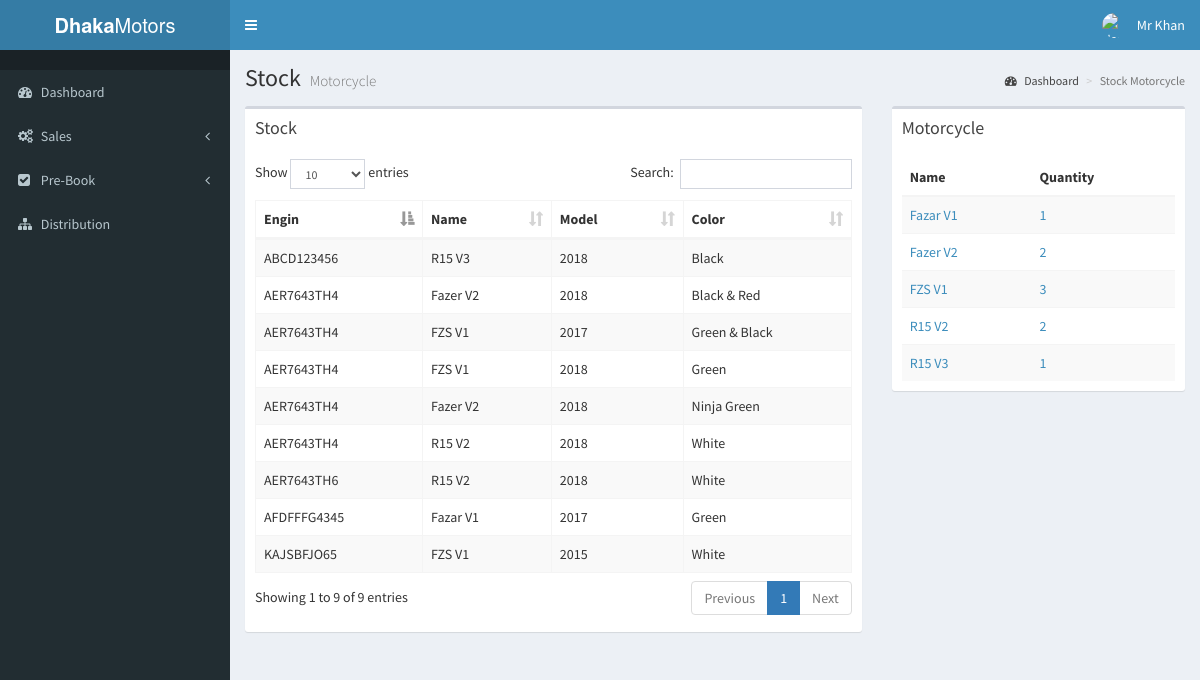
The page /pages/Manager/branch1.php (signed in) on the database its author committed.
### tables this page shows
CREATE TABLE `motorcycle_info` (
  `mID` int(11) NOT NULL,
  `mType` varchar(30) NOT NULL,
  `mName` varchar(30) NOT NULL,
  `model` varchar(100) NOT NULL,
  `engineNo` varchar(30) NOT NULL,
  `chassisNo` varchar(30) NOT NULL,
  `cc` int(10) NOT NULL,
  `color` varchar(30) NOT NULL,
  `price` varchar(30) NOT NULL,
  `sID` int(11) DEFAULT NULL,
  `saleID` int(11) DEFAULT NULL,
  `cID` int(11) DEFAULT NULL,
  `warranty` date NOT NULL,
  `reg` varchar(50) NOT NULL
);

### pages/Manager/branch1.php (the view)
<?php
 include 'layout/head.php';
?>
  <div class="content-wrapper">
    <section class="content-header">
      <h1>
       Stock
        <small>Motorcycle</small>
      </h1>
      <ol class="breadcrumb">
        <li><a href="#"><i class="fa fa-dashboard"></i> Dashboard</a></li>
        <li class="active">Stock Motorcycle</li>
      </ol>
    </section>
    <section class="content">
      <div class="row">
        <div class="col-xs-8">
          <div class="box">
            <div class="box-header">
              <h3 class="box-title">Stock</h3>
            </div>
            <div class="box-body">
              <table id="example1" class="table table-bordered table-striped">
                <thead>
                <tr>
									<th>Engin</th>
									<th>Name</th>
									<th>Model</th>
									<th>Color</th>
                </tr>
                </thead>
                <tbody>
									<?php
									$con=mysqli_connect('localhost','root','','dhaka_motors');
									$query="select *
											from motorcycle_info m, stock_info s
											where m.sID=s.sID
											and s.dealer_id=1
											and m.saleID = 0";
										$result=mysqli_query($con,$query);
										if(mysqli_num_rows($result)>0){
											while($row=mysqli_fetch_array($result, MYSQLI_ASSOC)){
											echo "<tr>";
											echo "<td>".$row['engineNo']."</td>";
											echo "<td>".$row['mName']."</td>";
											echo "<td>".$row['model']."</td>";
											echo "<td>".$row['color']."</td>";
											echo "</tr>";
													}
										}
									?>
								</tbody>
              </table>
            </div>
          </div>
        </div>
				<div class="col-xs-4">
          <div class="box">
            <div class="box-header">
              <h3 class="box-title">Motorcycle</h3>
            </div>
            <div class="box-body">
              <table class="table table-striped">
                <thead>
                <tr>
									<th>Name</th>
									<th>Quantity</th>
                </tr>
                </thead>
                <tbody>
								<?php
												$connection=mysqli_connect("localhost","root","","dhaka_motors");
												$query="select mName, count(mID)
														from motorcycle_info m, stock_info s
														where m.sID=s.sID
														and s.dealer_id=1
														and saleID='0'
														group by mName";
												$result=mysqli_query($connection,$query);
												if(mysqli_num_rows($result)>0){
													while($row=mysqli_fetch_array($result, MYSQLI_ASSOC)){
													echo "<tr>";
													echo "<td><a href=#>".$row['mName']."</a></td>";
													echo "<td> <a href=#>".$row['count(mID)']."</a></td>";
												   echo "</tr>";
															}
												}else{
													echo mysqli_error($connection);
												}
											?>
								</tbody>
              </table>
            </div>
          </div>
        </div>
	</section>
  </div>
<?php
 include 'layout/foot.php';
?>

### rows shown on the page
motorcycle_info: engineNo "AFDFFFG4345", mName "Fazar V1", model "2017", color "Green"
motorcycle_info: engineNo "AER7643TH4", mName "Fazer V2", model "2018", color "Black & Red"
motorcycle_info: engineNo "AER7643TH4", mName "FZS V1", model "2017", color "Green & Black"
motorcycle_info: engineNo "AER7643TH4", mName "FZS V1", model "2018", color "Green"
motorcycle_info: engineNo "AER7643TH4", mName "Fazer V2", model "2018", color "Ninja Green"
motorcycle_info: engineNo "AER7643TH4", mName "R15 V2", model "2018", color "White"
motorcycle_info: engineNo "AER7643TH6", mName "R15 V2", model "2018", color "White"
motorcycle_info: engineNo "KAJSBFJO65", mName "FZS V1", model "2015", color "White"
motorcycle_info: engineNo "ABCD123456", mName "R15 V3", model "2018", color "Black"

### other values the page prints
$_SESSION['userName'] "Mr Khan"
$row['mName'] "Fazar V1"
$row['count(mID)'] "1"
$row['mName'] "Fazer V2"
$row['count(mID)'] "2"
$row['mName'] "FZS V1"
$row['count(mID)'] "3"
$row['mName'] "R15 V2"
$row['mName'] "R15 V3"
